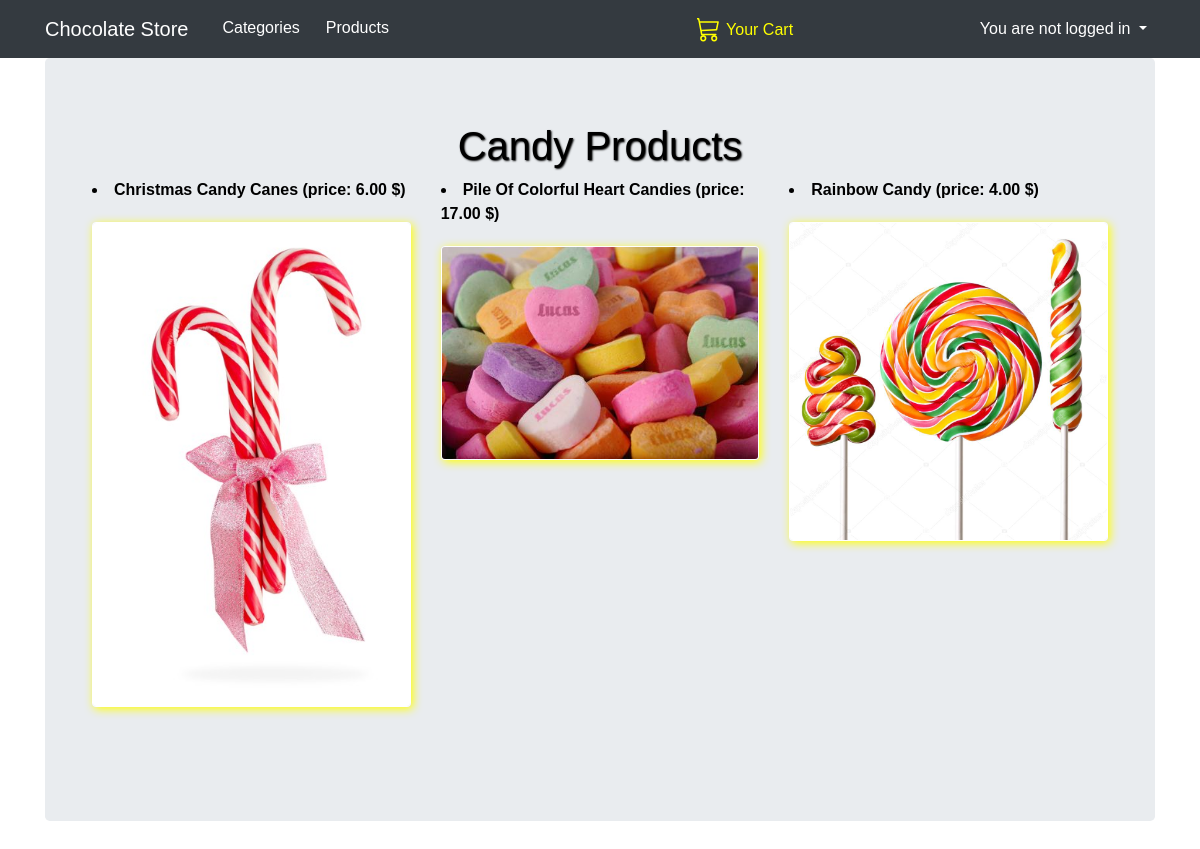
The page /category/5/ on the database its author committed.
### products/models.py (models this page shows, shortened)
class Category(models.Model):
    name = models.CharField(max_length=128)
    thumbnail = models.ImageField(upload_to="images/")
    class Meta:
        ordering = ('name',)
        verbose_name = 'category'
        verbose_name_plural = 'categories'
    def __str__(self):
        return self.name

class Product(models.Model):
    title = models.CharField(max_length=128)
    description = models.CharField(max_length=256)
    thumbnail = models.ImageField(upload_to="images/")
    category = models.ForeignKey(Category, on_delete=models.CASCADE, related_name='products')
    price = DecimalField(max_digits=10, decimal_places=2)
    PRODUCT_TYPES_CHOICES = (
        ("SUBS", "Subscription to a service"),
        ("ITEM", "Item shipped to the customer")
    )
    product_type = models.CharField(
        max_length=4,
        choices=PRODUCT_TYPES_CHOICES,
        default="SUBS",
    )
    author = models.ForeignKey(Author, on_delete=models.CASCADE, name="products_of_author")

### products/views.py (the view)
# urls.py: path('category/<pk>/', views.CategoryDetailView.as_view(), name="category-detail"),
class CategoryDetailView(DetailView):
    template_name = "categories/category-detail.html"
    model = Category
    def get_context_data(self, **kwargs):
        context = super().get_context_data(**kwargs)
        print(context)
        category = context['category']
        context['category_products'] = category.products.all()
        return context

### cart/context_processors.py (called while the page is built)
def cart(request):
    return {'cart': Cart(request)}

### templates/categories/category-detail.html
{% extends "base.html" %}
{% load static %}
{% block content %}
<h1>{{ category.name }} Products</h1>
  <div class="container">
      <div id="products_container" class="row">
        {% for product in category_products %}
          <div class="col-4">
            <li><strong>
              {{ product.title }} (price: {{ product.price }} $)
              </strong>
              <a class="product-title" href="{% url 'products:product_detail' product.id %}">
                <img  src="{{ product.thumbnail.url }}" alt="Products!" style="max-width:100%;max-height:100%;
                div.desc {
                  padding: 15px;
                  text-align: center;} ">
              </a>
            </li>
          </div>
        {% endfor %}
      </div>
  </div>
{% endblock %}

### static/css/style.css (style rules this page uses)
h1 { color: black; text-align:center; text-shadow: 1px 1px 2px; shadow-color: yellow; }
img { border-style: none; border: solid 1px white; border-radius: 4px; box-shadow: 2px 2px 10px; margin-top: 20px; margin-bottom: 50px; width: 450px; height: auto; }
.product-title { color:yellow; margin-top : 20px; }
body { background: url("static/img/action.jpg"); color: black; height: 950px; padding: 100px 0 0 0; }
body { margin:0; padding:0; font-family:helvetica, sans-serif; }
h1, h2, h3, h4, h5 , h6 { font-family: 'Ubuntu', sans-serif; font-weight:normal; }
a { text-decoration:none; color:#5993bb; }

### rows shown on the page
Category: name "Candy"
Product: title "Christmas Candy Canes", price "6.00", thumbnail (picture)
Product: title "Pile Of Colorful Heart Candies", price "17.00", thumbnail (picture)
Product: title "Rainbow Candy", price "4.00", thumbnail (picture)
